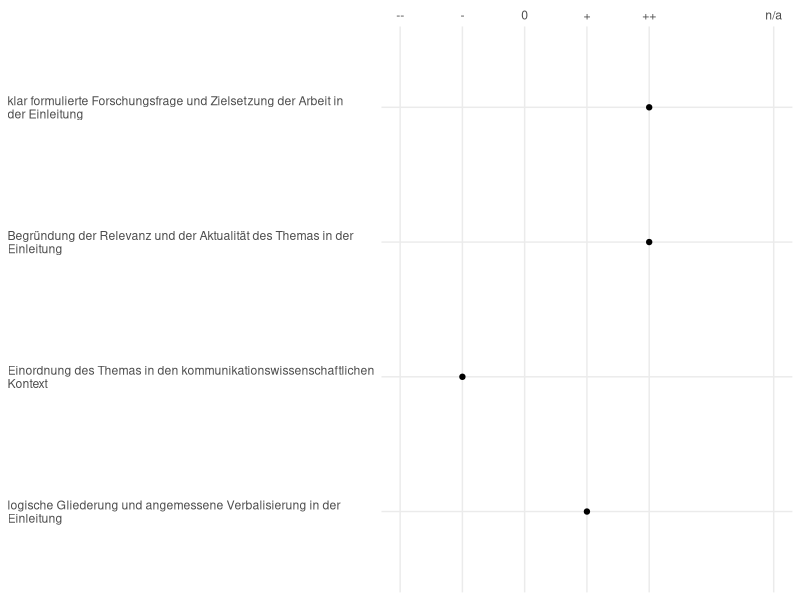
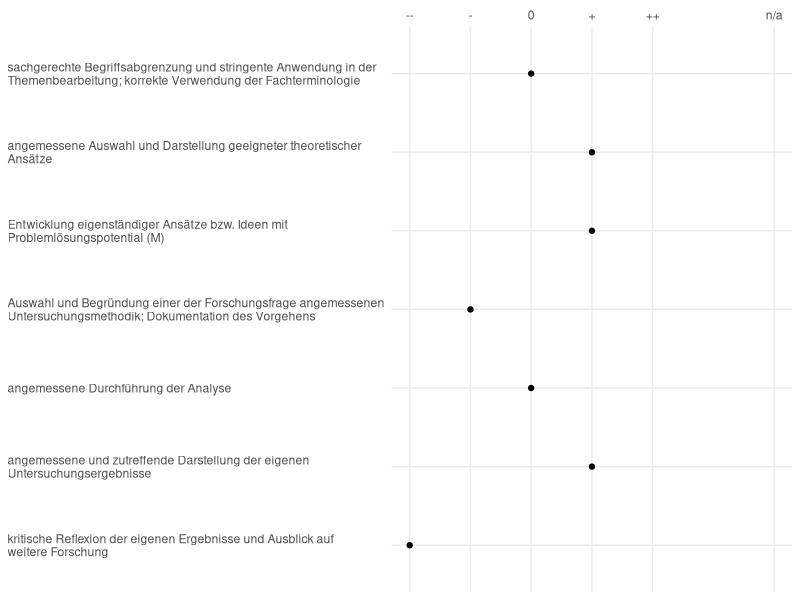
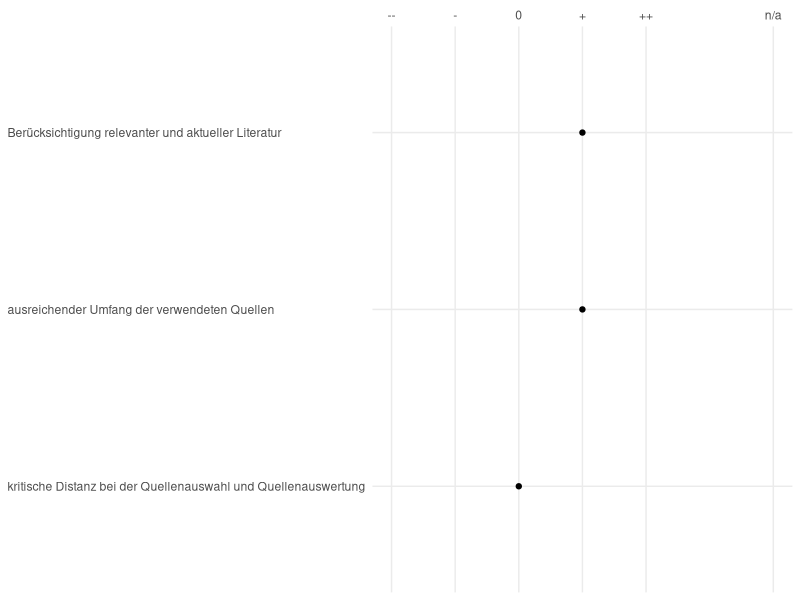
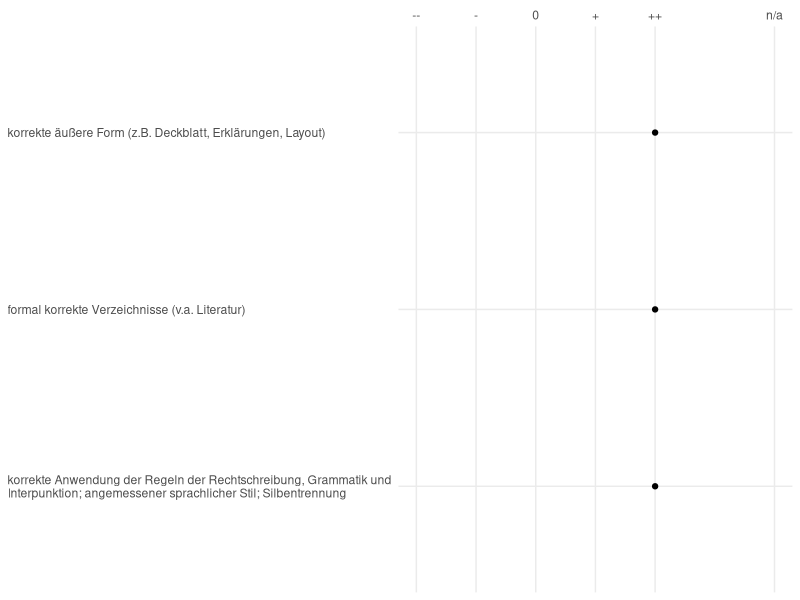

The R script that drew these images, in order:
## ---- chunk 1
# Packages
library(tidyverse); theme_set(theme_minimal())

# Plot
bewertungsplot = function(x) {
  x %>% mutate(
    Kriterium = str_wrap(Kriterium, width = 65),
    Kriterium = factor(Kriterium, levels = rev(Kriterium))
  ) %>% 
    ggplot(aes(Bewertung, Kriterium)) + 
    geom_point() + 
    scale_x_continuous(breaks = c(1:5, 7), limits = c(1, 7), minor_breaks = NULL,
                       labels = c("--", "-", "0", "+", "++", "n/a"), position = "top") + 
    theme(axis.title.x.top = element_text(hjust = 0),
          axis.text.y = element_text(hjust = 0)) + 
    labs(x = NULL, y = NULL)
}
## ---- chunk 2
# Lade Punkte
punkte = 1:4 %>% 
  map(~knitr::load_cache(label = str_c("part", .x),
                          object = str_c("punkte", .x))) %>% 
  unlist()
if (any(is.character(punkte))) sum_punkte = "NOT AVAILABLE" else sum_punkte = sum(punkte)
## ---- chunk 3
note = ifelse(
  test = sum_punkte == "NOT AVAILABLE",
  yes = "NOT AVAILABLE",
  no = tibble(
  punkte = 100:0,
  note = c(
    rep(1.0, 6),
    rep(c(1.3, 1.7, 2.0, 2.3, 2.7, 3.0, 3.3, 3.7, 4.0), each = 5),
    rep(5, 50)
  )
) %>% 
  filter(punkte == sum_punkte) %>% 
  pluck("note") %>% 
  format(nsmall = 1)
)
## ---- chunk 4
#| cache: true
#| cache-rebuild: true
#| fig-height: 2.0
tribble(
  ~Kriterium, ~Bewertung,
  "klar formulierte Forschungsfrage und Zielsetzung der Arbeit in der Einleitung", 5,
  "Begründung der Relevanz und der Aktualität des Themas in der Einleitung", 5,
  "Einordnung des Themas in den kommunikationswissenschaftlichen Kontext", 2,
  "logische Gliederung und angemessene Verbalisierung in der Einleitung", 4
) %>% 
  bewertungsplot()
punkte1 = 16
## ---- chunk 5
#| cache: true
#| cache-rebuild: true
#| fig-height: 2.8
tribble(
  ~Kriterium, ~Bewertung,
  "sachgerechte Begriffsabgrenzung und stringente Anwendung in der Themenbearbeitung; korrekte Verwendung der Fachterminologie", 3,
  "angemessene Auswahl und Darstellung geeigneter theoretischer Ansätze", 4,
  "Entwicklung eigenständiger Ansätze bzw. Ideen mit Problemlösungspotential (M)", 4,
  "Auswahl und Begründung einer der Forschungsfrage angemessenen Untersuchungsmethodik; Dokumentation des Vorgehens", 2,
  "angemessene Durchführung der Analyse", 3,
  "angemessene und zutreffende Darstellung der eigenen Untersuchungsergebnisse", 4,
  "kritische Reflexion der eigenen Ergebnisse und Ausblick auf weitere Forschung", 1
) %>% 
  bewertungsplot()
punkte2 = 42
## ---- chunk 6
#| cache: true
#| cache-rebuild: true
#| fig-height: 1.6
tribble(
  ~Kriterium, ~Bewertung,
  "Berücksichtigung relevanter und aktueller Literatur", 4,
  "ausreichender Umfang der verwendeten Quellen", 4,
  "kritische Distanz bei der Quellenauswahl und Quellenauswertung", 3
) %>% 
  bewertungsplot()
punkte3 = 16
## ---- chunk 7
#| cache: true
#| cache-rebuild: true
#| fig-height: 1.6
tribble(
  ~Kriterium, ~Bewertung,
  "korrekte äußere Form (z.B. Deckblatt, Erklärungen, Layout)", 5,
  "formal korrekte Verzeichnisse (v.a. Literatur)", 5,
  "korrekte Anwendung der Regeln der Rechtschreibung, Grammatik und Interpunktion; angemessener sprachlicher Stil; Silbentrennung", 5
) %>% 
  bewertungsplot()
punkte4 = 10
